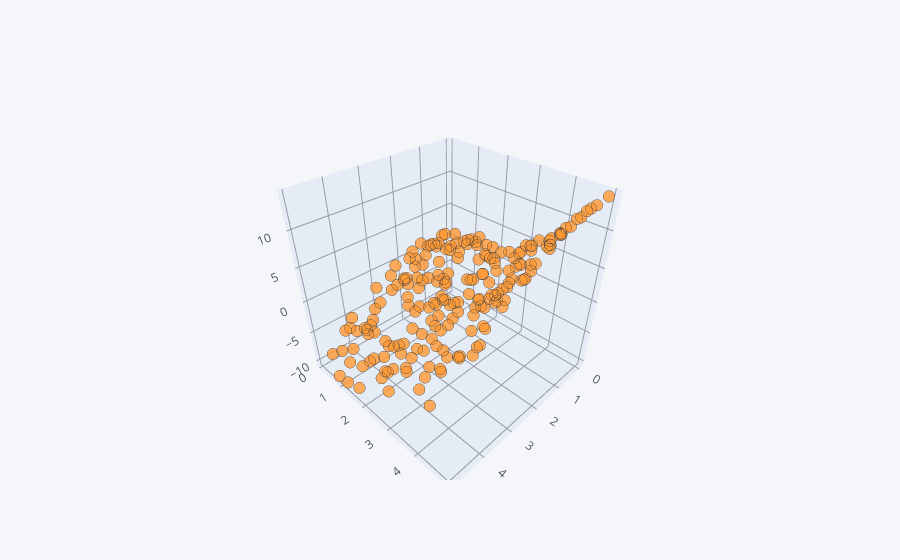

Notebook code for this chart:
### Code cell
df = pd.DataFrame({'x1': x1, 'x2': x2, 'y': y, 'text': '', 'categories': ''})
df.iplot(kind='scatter3d', x='x1', y='x2', z='y', text='text', categories='categories', size=4)

### Figure 1 — Plotly figure (JSON) as saved in the notebook; plotly's stock layout.template omitted (floating-point values rounded to 4 significant figures; data arrays with more than 128 entries replaced by an {"elided": "..."} marker saying what was removed)
{"data": [{"marker": {"color": "rgba(255, 153, 51, 1.0)", "line": {"width": 1.3}, "opacity": 0.8, "size": 4, "symbol": "circle"}, "mode": "markers", "name": "", "text": {"elided": "200 str values"}, "textfont": {"color": "#4D5663"}, "type": "scatter3d", "x": {"elided": "200 float values"}, "y": {"elided": "200 float values"}, "z": {"elided": "200 float values"}}], "layout": {"legend": {"bgcolor": "#F5F6F9", "font": {"color": "#4D5663"}}, "paper_bgcolor": "#F5F6F9", "plot_bgcolor": "#F5F6F9", "scene": {"xaxis": {"gridcolor": "#9499A3", "showgrid": true, "tickfont": {"color": "#4D5663"}, "title": {"font": {"color": "#4D5663"}, "text": ""}, "zerolinecolor": "#9499A3"}, "yaxis": {"gridcolor": "#9499A3", "showgrid": true, "tickfont": {"color": "#4D5663"}, "title": {"font": {"color": "#4D5663"}, "text": ""}, "zerolinecolor": "#9499A3"}, "zaxis": {"gridcolor": "#9499A3", "showgrid": true, "tickfont": {"color": "#4D5663"}, "title": {"font": {"color": "#4D5663"}, "text": ""}, "zerolinecolor": "#9499A3"}}, "title": {"font": {"color": "#4D5663"}}}}
